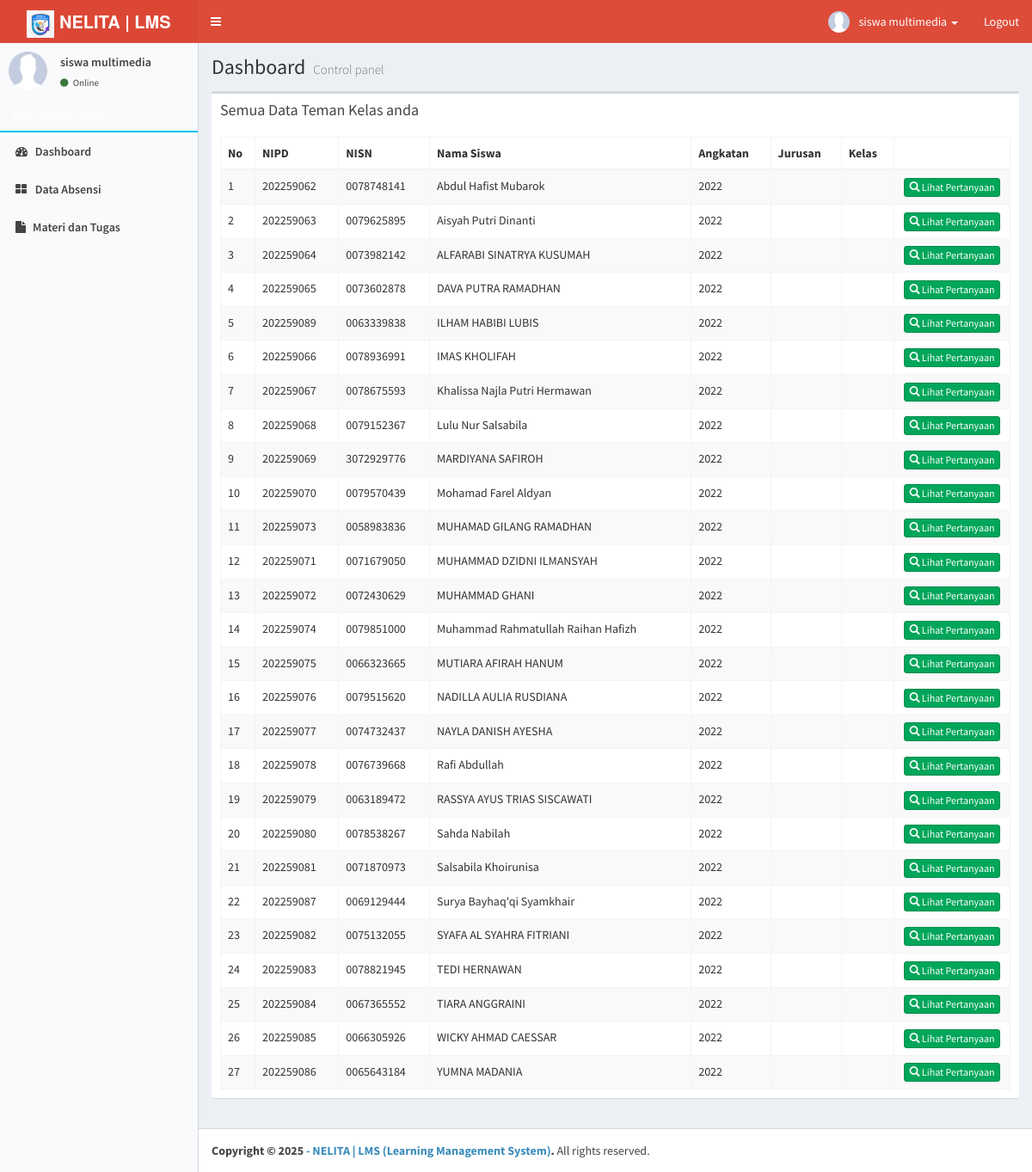
Screenshot of /index.php?view=penilaiantemansiswa (signed in) with the database file from the repository.
### tables this page shows
CREATE TABLE `rb_siswa` (
  `id_siswa` int(10) NOT NULL,
  `nipd` varchar(10) NOT NULL,
  `password` varchar(255) NOT NULL,
  `nama` varchar(120) NOT NULL,
  `id_jenis_kelamin` int(5) NOT NULL,
  `nisn` varchar(20) NOT NULL,
  `tempat_lahir` varchar(100) NOT NULL,
  `tanggal_lahir` date NOT NULL,
  `nik` varchar(50) NOT NULL,
  `id_agama` int(5) NOT NULL,
  `kebutuhan_khusus` varchar(20) NOT NULL,
  `asal_sekolah` text NOT NULL,
  `tanggal_terima` text NOT NULL,
  `tanggal_sah` varchar(250) NOT NULL,
  `alamat` text NOT NULL,
  `rt` varchar(5) NOT NULL,
  `rw` varchar(5) NOT NULL,
  `dusun` varchar(100) NOT NULL,
  `kelurahan` varchar(100) NOT NULL,
  `kecamatan` varchar(100) NOT NULL,
  `kode_pos` int(10) NOT NULL,
  `jenis_tinggal` varchar(100) NOT NULL,
  `alat_transportasi` varchar(100) NOT NULL,
  `telepon` varchar(15) NOT NULL,
  `hp` varchar(15) NOT NULL,
  `email` varchar(150) NOT NULL,
  `skhun` varchar(50) NOT NULL,
  `penerima_kps` varchar(20) NOT NULL,
  `no_kps` varchar(50) NOT NULL,
  `foto` varchar(255) NOT NULL,
  `nama_ayah` varchar(150) NOT NULL,
  `tahun_lahir_ayah` int(4) NOT NULL,
  `pendidikan_ayah` varchar(50) NOT NULL,
  `pekerjaan_ayah` varchar(100) NOT NULL,
  `penghasilan_ayah` varchar(100) NOT NULL,
  `kebutuhan_khusus_ayah` varchar(100) NOT NULL,
  `no_telpon_ayah` varchar(15) NOT NULL,
  `nama_ibu` varchar(150) NOT NULL,
  `tahun_lahir_ibu` int(4) NOT NULL,
  `pendidikan_ibu` varchar(50) NOT NULL,
  `pekerjaan_ibu` varchar(100) NOT NULL,
  `penghasilan_ibu` varchar(100) NOT NULL,
  `kebutuhan_khusus_ibu` varchar(100) NOT NULL,
  `no_telpon_ibu` varchar(15) NOT NULL,
  `nama_wali` varchar(150) NOT NULL,
  `tahun_lahir_wali` int(4) NOT NULL,
  `pendidikan_wali` varchar(50) NOT NULL,
  `pekerjaan_wali` varchar(100) NOT NULL,
  `penghasilan_wali` varchar(50) NOT NULL,
  `angkatan` int(5) NOT NULL,
  `status_awal` varchar(20) NOT NULL,
  `status_siswa` enum('Aktif','Tidak Aktif') NOT NULL,
  `tingkat` varchar(10) NOT NULL,
  `kode_kelas` varchar(10) NOT NULL,
  `kode_jurusan` varchar(10) NOT NULL,
  `id_sesi` int(5) NOT NULL
);

### application/penilaianteman_siswa.php (the view, shortened to what this page needs)
<?php
if ($_GET['act']==''){
?>
            <div class="col-xs-12">
              <div class="box">
              <form action='' method='POST'>
                <div class="box-header">
                  <h3 class="box-title">Semua Data Teman Kelas anda </h3>
                </div>
                <div class="box-body">
                  <table class="table table-bordered table-striped">
                    <thead>
                      <tr>
                        <th style='width:40px'>No</th>
                        <th>NIPD</th>
                        <th>NISN</th>
                        <th>Nama Siswa</th>
                        <th>Angkatan</th>
                        <th>Jurusan</th>
                        <th>Kelas</th>
                        <th width='135px'></th>
                      </tr>
                    </thead>
                    <tbody>
                  <?php
                    $cs = mysql_fetch_array(mysql_query("SELECT * FROM rb_siswa where nisn='$_SESSION[id]'"));
                    $tampil = mysql_query("SELECT * FROM rb_siswa a LEFT JOIN rb_kelas b ON a.kode_kelas=b.kode_kelas
                                              LEFT JOIN rb_jenis_kelamin c ON a.id_jenis_kelamin=c.id_jenis_kelamin
                                                LEFT JOIN rb_jurusan d ON b.kode_jurusan=d.kode_jurusan
                                                  where a.kode_kelas='$cs[kode_kelas]' AND a.angkatan='$cs[angkatan]' AND nisn!='$_SESSION[id]' ORDER BY a.id_siswa");
                    $no = 1;
                    while($r=mysql_fetch_array($tampil)){
                    echo "<tr><td>$no</td>
                              <td>$r[nipd]</td>
                              <td>$r[nisn]</td>
                              <td>$r[nama]</td>
                              <td>$r[angkatan]</td>
                              <td>$r[nama_jurusan]</td>
                              <td>$r[nama_kelas]</td>
                              <td align=center><a class='btn btn-success btn-xs' title='Lihat Pertanyaan' href='index.php?view=penilaiantemansiswa&act=pertanyaan&nisn=$r[nisn]'><span class='glyphicon glyphicon-search'></span> Lihat Pertanyaan</a></td>
                          </tr>";
                      $no++;
                      }
                  ?>
                    </tbody>
                  </table>
                </div>
              </form>
              </div>
            </div>
<?php } ?>

### main-header.php (shortened to what this page needs)
<div align="left"><a href="index.php" class="logo">
  <span class="logo-lg"><img src="foto_pegawai/logosmkn5.jpg" width="32" /><b> NELITA | LMS </b></span>
</a>
</div>
<nav class="navbar navbar-static-top" role="navigation">
  <a href="#" class="sidebar-toggle" data-toggle="offcanvas" role="button">
  </a>
  <div class="navbar-custom-menu">
    <ul class="nav navbar-nav">
      <li class="dropdown user user-menu">
        <a href="#" class="dropdown-toggle" data-toggle="dropdown">
          <img src="<?php echo $foto; ?>" class="user-image" alt="User Image">
          <span class="hidden-xs"><?php echo $nama; ?></span> <span class='caret'></span>
        </a>
      </li>
      <li><a href="#" onclick="konfirmasiLogout('logout.php'); return false;">Logout</a></li>
    </ul>
  </div>
</nav>

### menu-siswa.php
<section class="sidebar">
          <div class="user-panel">
            <div class="pull-left image">
              <img src="<?php echo $foto; ?>" class="img-circle" alt="User Image">
            </div>
            <div class="pull-left info">
              <p><?php echo $nama; ?></p>
              <a href="#"><i class="fa fa-circle text-success"></i> Online</a>
            </div>
          </div>
          <ul class="sidebar-menu">
            <li class="header" style='color:#fff; text-transform:uppercase; border-bottom:2px solid #00c0ef'>MENU <?php echo $level; ?></li>
            <li><a href="index.php"><i class="fa fa-dashboard"></i> <span>Dashboard</span></a></li>
             <li><a href="index.php?view=absensiswa&act=detailabsensiswa"><i class="fa fa-th-large"></i> <span>Data Absensi</span></a></li>
            <li><a href="index.php?view=bahantugas&act=listbahantugassiswa"><i class="fa fa-file"></i><span>Materi dan Tugas</span></a></li>
        </section>

### rows the page displays
rb_siswa: nama "siswa multimedia"
rb_siswa: nipd "202259062", nisn "0078748141", nama "Abdul Hafist Mubarok", angkatan "2022"
rb_siswa: nipd "202259063", nisn "0079625895", nama "Aisyah Putri Dinanti", angkatan "2022"
rb_siswa: nipd "202259064", nisn "0073982142", nama "ALFARABI SINATRYA KUSUMAH", angkatan "2022"
rb_siswa: nipd "202259065", nisn "0073602878", nama "DAVA PUTRA RAMADHAN", angkatan "2022"
rb_siswa: nipd "202259089", nisn "0063339838", nama "ILHAM HABIBI LUBIS", angkatan "2022"
rb_siswa: nipd "202259066", nisn "0078936991", nama "IMAS KHOLIFAH", angkatan "2022"
rb_siswa: nipd "202259067", nisn "0078675593", nama "Khalissa Najla Putri Hermawan", angkatan "2022"
rb_siswa: nipd "202259068", nisn "0079152367", nama "Lulu Nur Salsabila", angkatan "2022"
rb_siswa: nipd "202259069", nisn "3072929776", nama "MARDIYANA SAFIROH", angkatan "2022"
rb_siswa: nipd "202259070", nisn "0079570439", nama "Mohamad Farel Aldyan", angkatan "2022"
rb_siswa: nipd "202259073", nisn "0058983836", nama "MUHAMAD GILANG RAMADHAN", angkatan "2022"
rb_siswa: nipd "202259071", nisn "0071679050", nama "MUHAMMAD DZIDNI ILMANSYAH", angkatan "2022"
rb_siswa: nipd "202259072", nisn "0072430629", nama "MUHAMMAD GHANI", angkatan "2022"
rb_siswa: nipd "202259074", nisn "0079851000", nama "Muhammad Rahmatullah Raihan Hafizh", angkatan "2022"
rb_siswa: nipd "202259075", nisn "0066323665", nama "MUTIARA AFIRAH HANUM", angkatan "2022"
rb_siswa: nipd "202259076", nisn "0079515620", nama "NADILLA AULIA RUSDIANA", angkatan "2022"
rb_siswa: nipd "202259077", nisn "0074732437", nama "NAYLA DANISH AYESHA", angkatan "2022"
rb_siswa: nipd "202259078", nisn "0076739668", nama "Rafi Abdullah", angkatan "2022"
rb_siswa: nipd "202259079", nisn "0063189472", nama "RASSYA AYUS TRIAS SISCAWATI", angkatan "2022"
rb_siswa: nipd "202259080", nisn "0078538267", nama "Sahda Nabilah", angkatan "2022"
rb_siswa: nipd "202259081", nisn "0071870973", nama "Salsabila Khoirunisa", angkatan "2022"
rb_siswa: nipd "202259087", nisn "0069129444", nama "Surya Bayhaq'qi Syamkhair", angkatan "2022"
rb_siswa: nipd "202259082", nisn "0075132055", nama "SYAFA AL SYAHRA FITRIANI", angkatan "2022"
rb_siswa: nipd "202259083", nisn "0078821945", nama "TEDI HERNAWAN", angkatan "2022"
rb_siswa: nipd "202259084", nisn "0067365552", nama "TIARA ANGGRAINI", angkatan "2022"
rb_siswa: nipd "202259085", nisn "0066305926", nama "WICKY AHMAD CAESSAR", angkatan "2022"
rb_siswa: nipd "202259086", nisn "0065643184", nama "YUMNA MADANIA", angkatan "2022"
